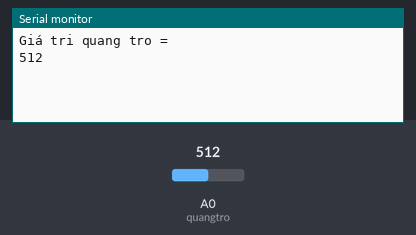
Bench run of a sketch on a simulated Arduino Uno, built with avr-gcc and run on an emulated ATmega328P. On the bench: the last lines printed to the serial monitor. The test bench sets the inputs (shaded band); at power-on: A0 (quangtro) = 512.

Above: at 1.8 s.
1.9 s: A0 (quangtro) set to 716
At 2.8 s:
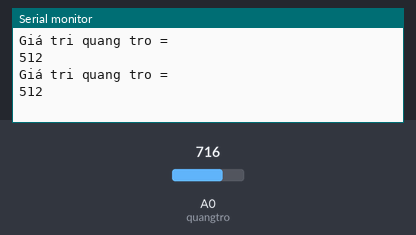
3.4 s: A0 (quangtro) set to 900
At 4.8 s:
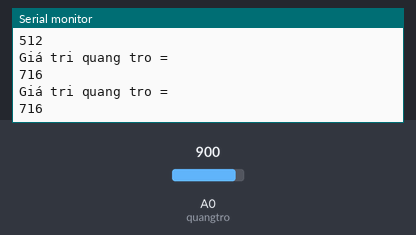
Timing chart, 0 to 6.4 s (numbered marks = the images above; inputs shaded):
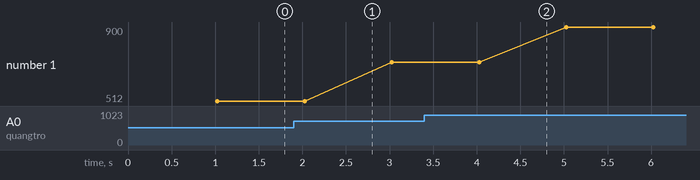

The sketch:

read_ADC_photoresitance.ino
```cpp
int quangtro = A0; //Thiết đặt chân analog đọc quang trở
void setup()
{
  // Khởi tạo cộng Serial 9600
  Serial.begin(9600);
}

void loop()
{
  int giatriQuangtro = analogRead(quangtro);// đọc giá trị quang trở
  delay(1000);
  Serial.println("Giá tri quang tro = "); // Xuất giá trị ra Serial Monitor
  Serial.println(giatriQuangtro); // Xuất giá trị ra Serial Monitor
  Serial.println("\n"); // Xuất giá trị ra Serial Monitor
}
```

Measured:
- plotted number 1: 512 → 716 after the input at 1.9 s, 716 → 900 after the input at 3.4 s
